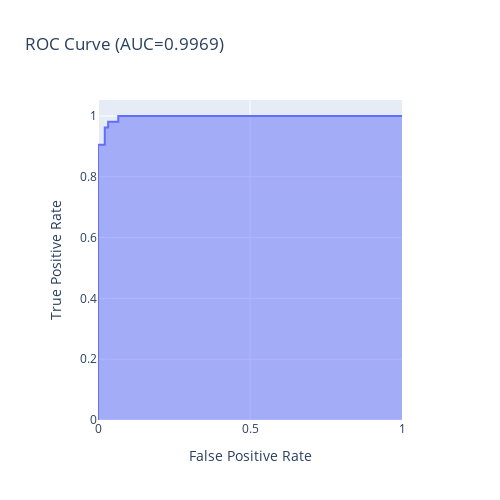

The cell this chart's notebook holds for it:
### Markdown cell above
Una vez seleccionado el mejor modelo, se evalúan examinan los casos clasificados correctamente. Se observa que de los 53 casos con cancer detectó 49 y los 90 casos sin cancer detectó 88.

### Code cell
fpr, tpr, thresholds = roc_curve(y_test, grid.decision_function(X_test))
fig = px.area(
    x=fpr, y=tpr,
    title=f'ROC Curve (AUC={auc(fpr, tpr):.4f})',
    labels=dict(x='False Positive Rate', y='True Positive Rate'),
    width=500, height=500)
fig.update_yaxes(scaleanchor="x", scaleratio=1)
fig.update_xaxes(constrain='domain')
fig.show()

### Figure 1 — Plotly figure (JSON) as saved in the notebook; plotly's stock layout.template omitted (floating-point values rounded to 4 significant figures)
{"data": [{"fillpattern": {"shape": ""}, "hovertemplate": "False Positive Rate=%{x}<br>True Positive Rate=%{y}<extra></extra>", "legendgroup": "", "line": {"color": "#636efa"}, "marker": {"symbol": "circle"}, "mode": "lines", "name": "", "orientation": "v", "showlegend": false, "stackgroup": "1", "type": "scatter", "x": [0, 0, 0, 0.02222, 0.02222, 0.03333, 0.03333, 0.06667, 0.06667, 1], "xaxis": "x", "y": [0, 0.01887, 0.9057, 0.9057, 0.9623, 0.9623, 0.9811, 0.9811, 1, 1], "yaxis": "y"}], "layout": {"height": 500, "legend": {"tracegroupgap": 0}, "title": {"text": "ROC Curve (AUC=0.9969)"}, "width": 500, "xaxis": {"anchor": "y", "constrain": "domain", "domain": [0, 1], "title": {"text": "False Positive Rate"}}, "yaxis": {"anchor": "x", "domain": [0, 1], "scaleanchor": "x", "scaleratio": 1, "title": {"text": "True Positive Rate"}}}}
